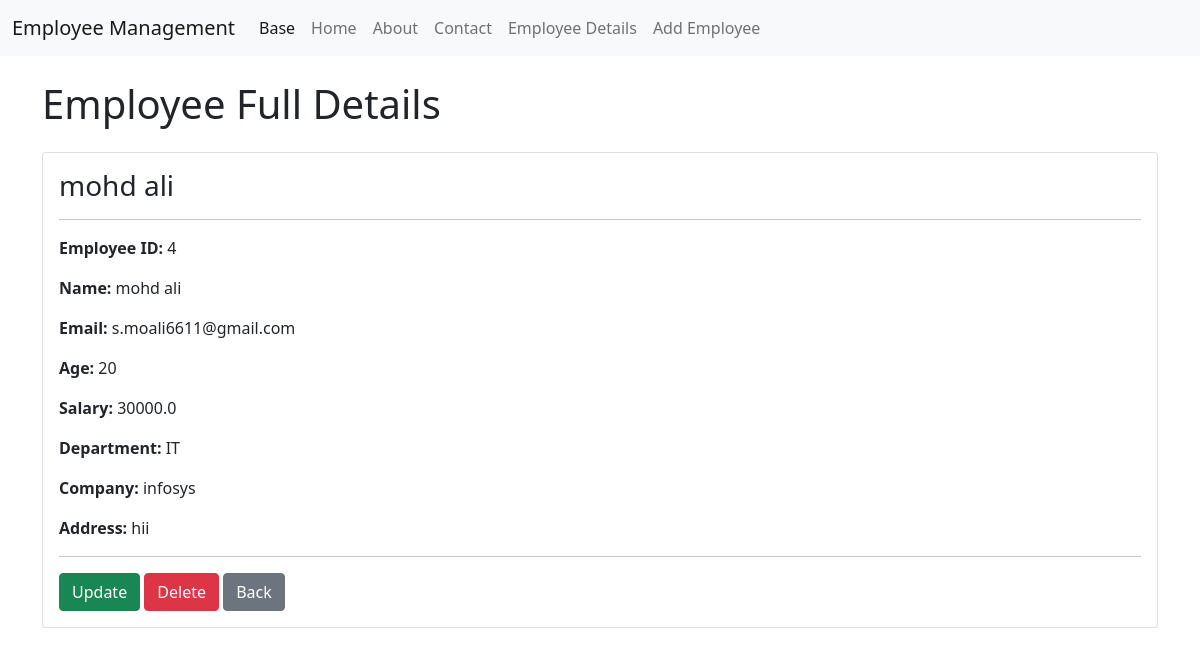
Screenshot of /employee/4/ with the database file from the repository.
### app2/models.py (models this page shows, shortened)
class Employee(models.Model):
    name = models.CharField(max_length=50)
    email = models.EmailField(unique=True)
    age = models.IntegerField()
    salary = models.FloatField()
    address = models.TextField(max_length=200, default='Null')
    department = models.ForeignKey(
        Department,
        on_delete=models.SET_NULL,
        related_name='employees',
        null=True,
        blank=True
    )
    company = models.ForeignKey(
        Company,
        on_delete=models.SET_NULL,
        related_name='employees',
        null=True,
        blank=True
    )

class Department(models.Model):
    name = models.CharField(max_length=50)
    phone = models.CharField(max_length=15, unique=True)

class Company(models.Model):
    name = models.CharField(max_length=50)
    email = models.EmailField(unique=True)
    branchNumber = models.CharField(max_length=10, unique=True)
    location = models.TextField(max_length=200, default='Null')

### app2/views.py (the view)
def employee_detail(request, id):
    employee = get_object_or_404(
        Employee,
        id=id
    )
    return render(
        request,
        'employee_detail.html',
        {
            'employee': employee
        }
    )

### templates/employee_detail.html
{% extends 'base.html' %}
{% block content %}
<h1 class="mb-4">
    Employee Full Details
</h1>
<div class="card">
    <div class="card-body">
        <h3>
            {{ employee.name }}
        </h3>
        <hr>
        <p>
            <strong>Employee ID:</strong>
            {{ employee.id }}
        </p>
        <p>
            <strong>Name:</strong>
            {{ employee.name }}
        </p>
        <p>
            <strong>Email:</strong>
            {{ employee.email }}
        </p>
        <p>
            <strong>Age:</strong>
            {{ employee.age }}
        </p>
        <p>
            <strong>Salary:</strong>
            {{ employee.salary }}
        </p>
        <p>
            <strong>Department:</strong>
            {% if employee.department %}
                {{ employee.department.name }}
            {% else %}
                Not assigned
            {% endif %}
        </p>
        <p>
            <strong>Company:</strong>
            {% if employee.company %}
                {{ employee.company.name }}
            {% else %}
                Not assigned
            {% endif %}
        </p>
        <p>
            <strong>Address:</strong>
            {{ employee.address }}
        </p>
        <hr>
        <a
            href="{% url 'update_employee' employee.id %}"
            class="btn btn-success">
            Update
        </a>
        <a
            href="{% url 'delete_employee' employee.id %}"
            class="btn btn-danger">
            Delete
        </a>
        <a
            href="{% url 'empdata' %}"
            class="btn btn-secondary">
            Back
        </a>
    </div>
</div>
{% endblock %}

### rows the page displays
Employee: name "mohd ali", id "4", email "s.moali6611@gmail.com", age "20", salary "30000.0", department.name "IT", company.name "infosys", address "hii"
